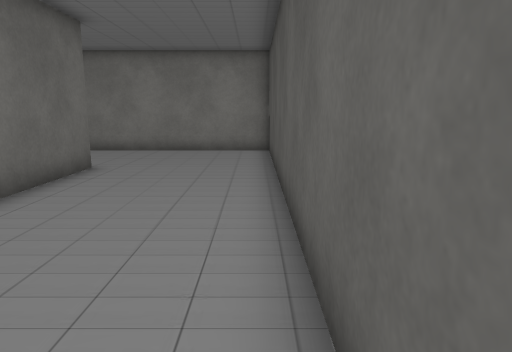
View 1 (above)

22 first-person views from a walk through a Unity game level. The camera is 1.5 m above the floor, tilts 10° down and sees 70° across. The floor is counted in squares, 1 m on a side. Each view is taken from the middle of a square. On the plan, view 1 faces up. The plan holds only what a view shows up to about 16 squares ahead; the rest is blank. The place goes on beyond the plan. The player is left out. Some animated figures are left out. Some surface patterns are stand-ins.

View 2
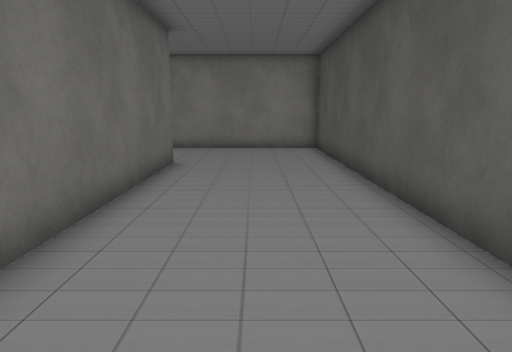

View 3
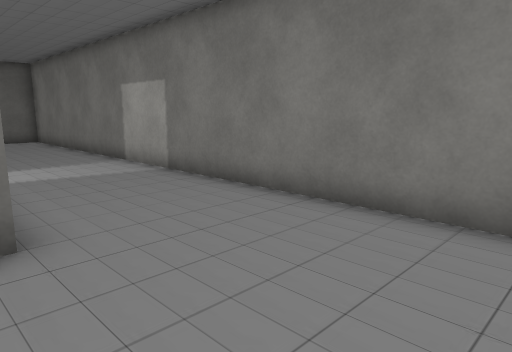

View 4
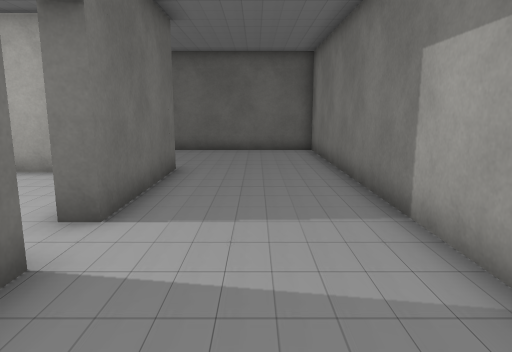

View 5
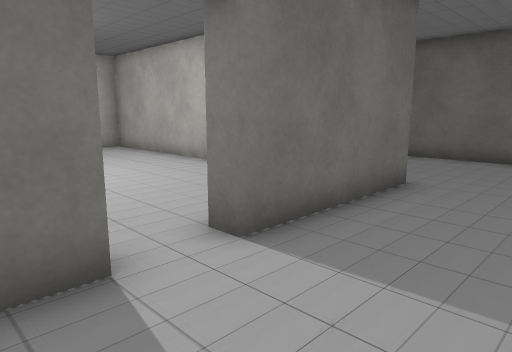

View 6
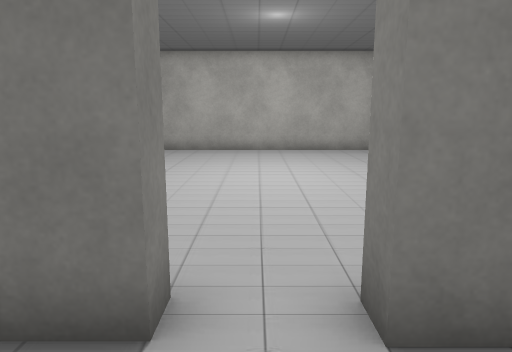

View 7
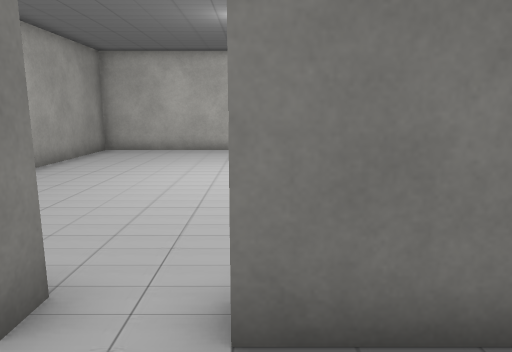

View 8
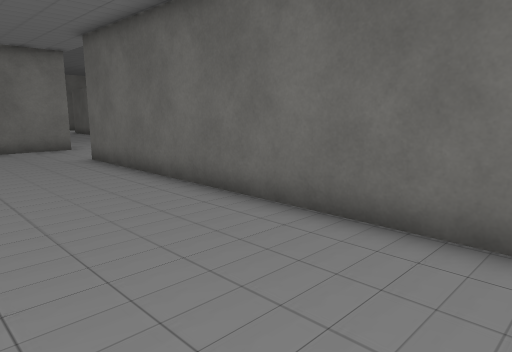

View 9
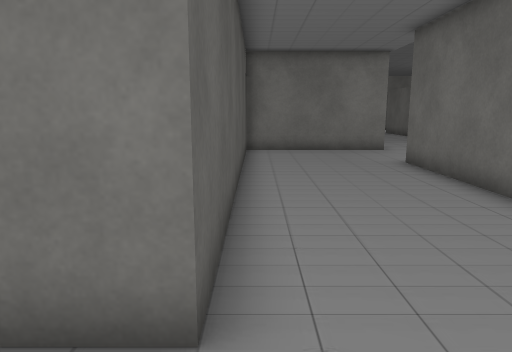

View 10
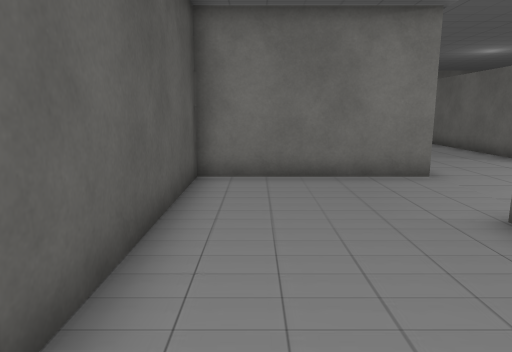

View 11
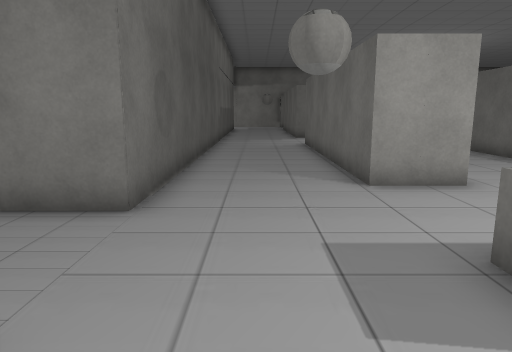

View 12
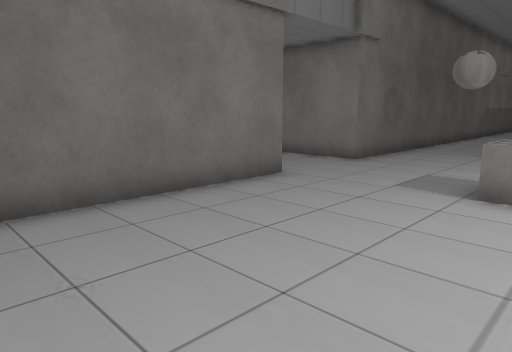

View 13
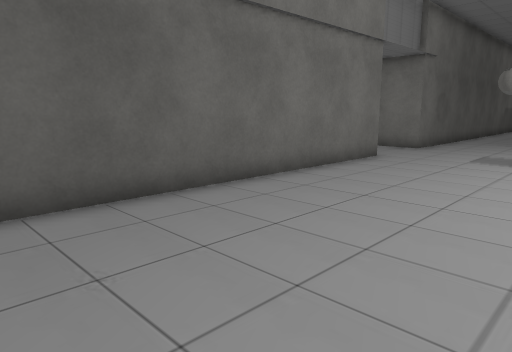

View 14
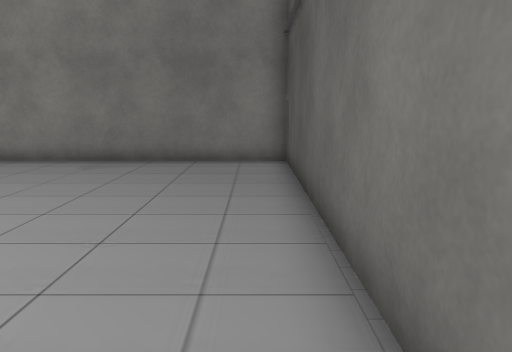

View 15
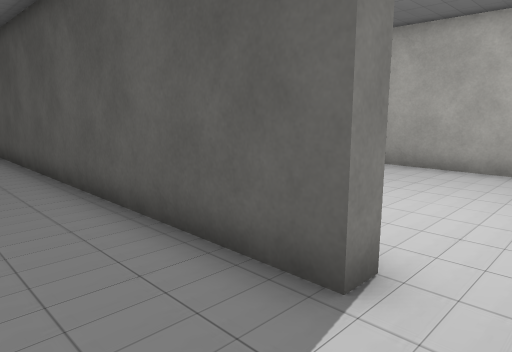

View 16
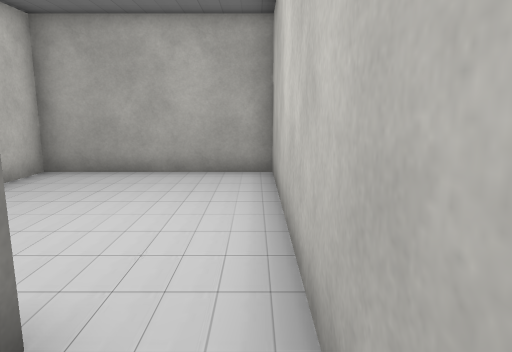

View 17
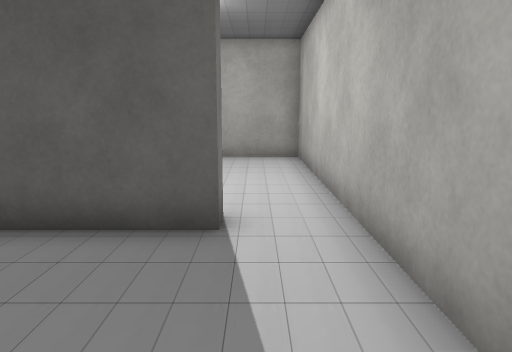

View 18
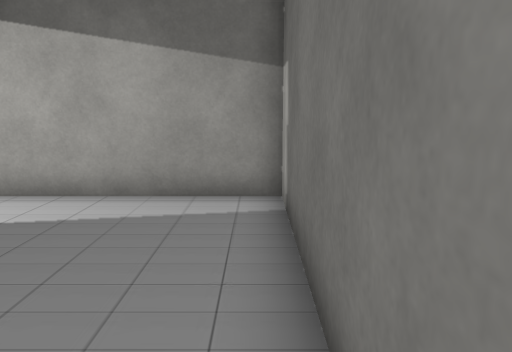

View 19
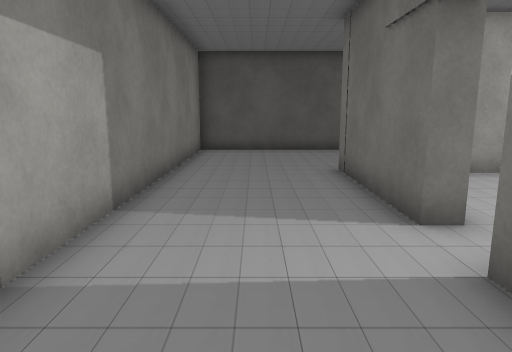

View 20
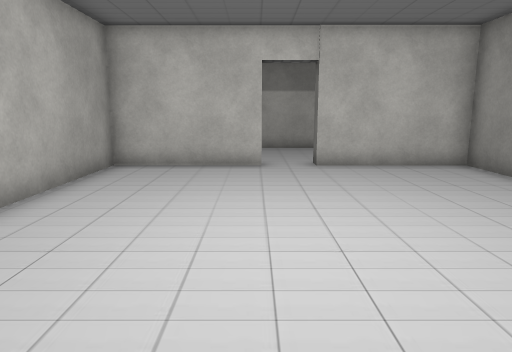

View 21
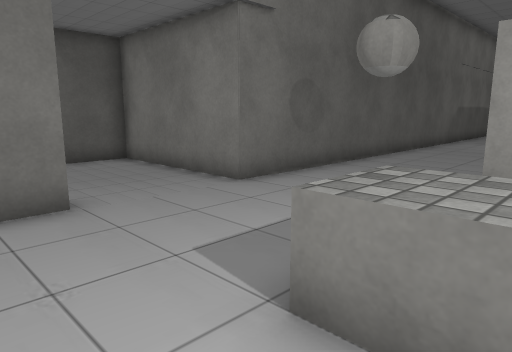

View 22
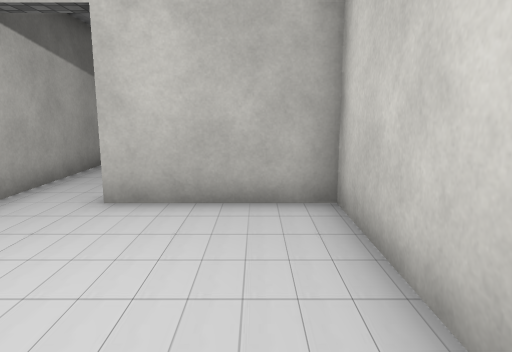

### Floor plan
Ten units are one square. View 1 is at (0, 0); x grows to the right and y downward. Boxes are objects, and circles mark ways between rooms. Rooms are numbered by the first view taken in them; rooms with no view inside come last. Other rooms are left out.
<svg viewBox="-280 -147 366 287">
<path fill="none" stroke="#000" d="M-211 -11 -211 -142 -275 -142M-93 -99 -45 -99 -45 24 4 24M-274 44 -253 44 -253 132M5 5 5 -142 -205 -142 -205 -11M-211 135 -211 24 -156 24 -156 -99 -108 -99M-51 -59 -51 -92 -93 -92 -93 -99M-108 -99 -108 -92 -150 -92 -150 24 -51 24 -51 -24M4 24 81 24 81 -33 11 -33 11 5 5 5"/>
<rect x="-265" y="-15" width="10" height="20" fill="#bbb"><title>block</title></rect>
<circle cx="-100" cy="-100" r="3" fill="#2a7"/>
<circle cx="10" cy="15" r="3" fill="#2a7"/>
<text x="-160" y="-40">1</text>
<text x="-100" y="-30">2</text>
<text x="40" y="0">3</text>
</svg>
Room 1 opens to room 2. Room 1 opens to room 3.

Where each view was taken, in squares from view 1:
view 1: 0 up, 0 right, facing up
view 2: 1 down, 2 left, facing up
view 3: 9 up, 0 right, facing up-left
view 4: 12 up, 6 left, facing left
view 5: 13 up, 8 left, facing down-left
view 6: 12 up, 10 left, facing down
view 7: 12 up, 11 left, facing down
view 8: 13 up, 16 left, facing down-left
view 9: 12 up, 16 left, facing down
view 10: 6 up, 17 left, facing down
view 11: 3 up, 23 left, facing down
view 12: 8 up, 27 left, facing down-right
view 13: 13 up, 27 left, facing down-right
view 14: 3 up, 22 left, facing up
view 15: 2 down, 2 left, facing up-right
view 16: 2 down, 1 left, facing right
view 17: 1 down, 4 left, facing right
view 18: 4 up, 4 left, facing down
view 19: 12 up, 14 left, facing right
view 20: 1 down, 11 left, facing up
view 21: 3 up, 27 left, facing down-right
view 22: 2 up, 7 right, facing left
